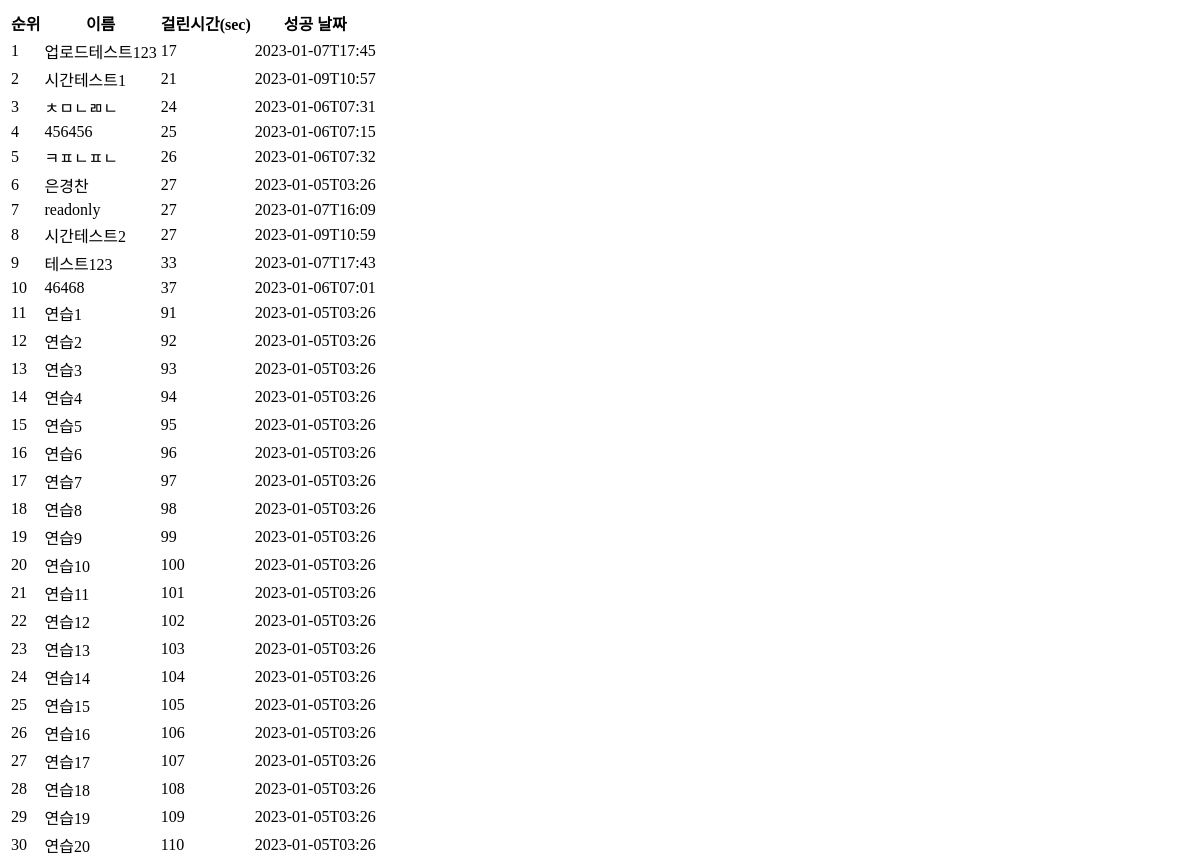
The app's page /puzzleRank/, older data.
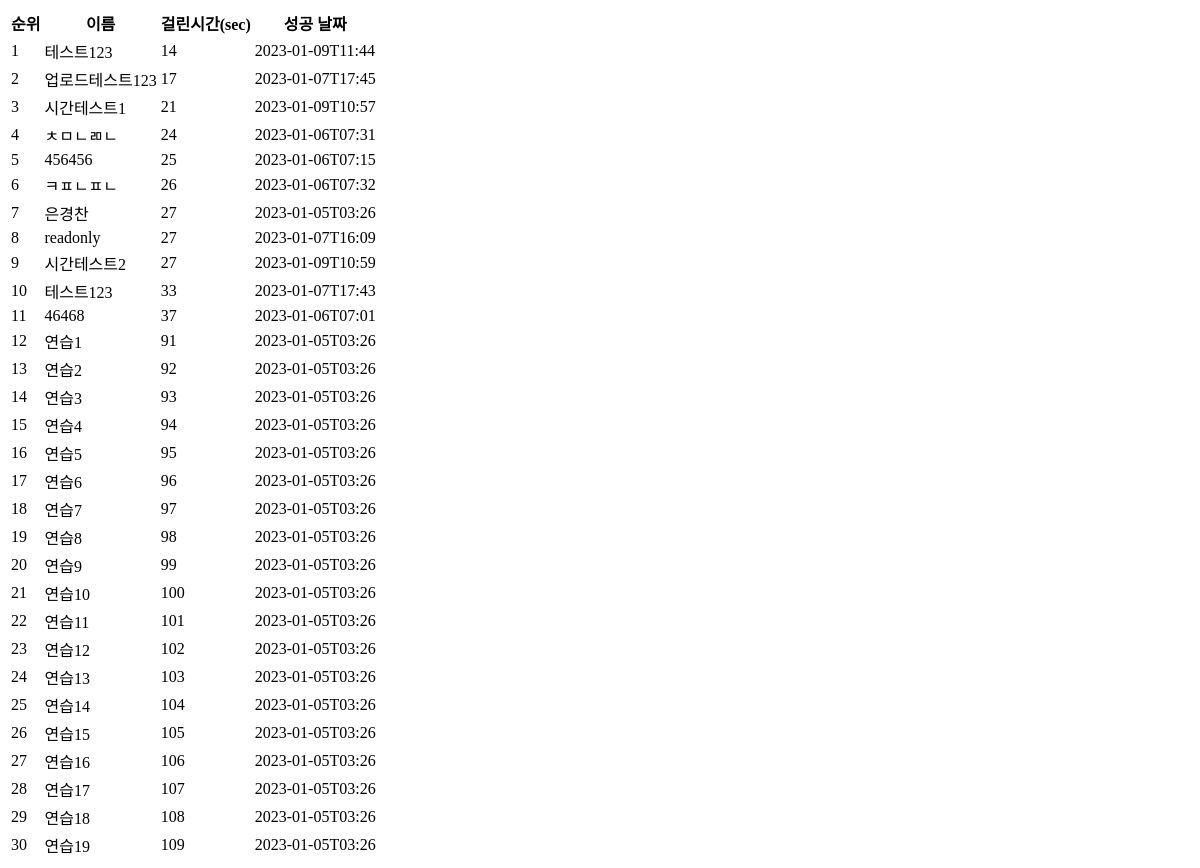
The same page, newer data.
### puzzleApp/models.py (models this page shows)
class Puzzle(models.Model):
    name = models.CharField(max_length=255)
    score = models.IntegerField()
    date = models.CharField(max_length=255)
    class Meta:
        db_table = 'Puzzle'

### mainApp/views.py (the view)
# urls.py: path("puzzleRank/", mainViews.puzzleRank, name="puzzleRank"),
def puzzleRank(request):
    puzzle = Puzzle.objects.all().order_by('score','date')
    page_info = {
        "startPage" : 1,
        "endPage" : 10,
        "underPageCount" : 10,
        "currentPage" : 1,
        "totalPage" : 0,
        "countPerPage" : 30,
    }
    page_info["currentPage"] = request.GET.get('page')
    if not page_info["currentPage"]:
        page_info["currentPage"] = 1
    else:
        page_info["currentPage"] = int(page_info["currentPage"])
        if page_info["currentPage"] <= 0:
            page_info["currentPage"] = 1
    page_info["totalPage"] = (puzzle.count() // page_info["countPerPage"]) + 1
    if (puzzle.count() % page_info["countPerPage"]) == 0:
        page_info["totalPage"] -= 1
    page_info["startPage"] = (page_info["currentPage"] // page_info["underPageCount"]) * page_info["underPageCount"] + 1
    page_info["endPage"] = page_info["startPage"] + page_info["underPageCount"] - 1
    if page_info["endPage"] > page_info["totalPage"]:
        page_info["endPage"] = page_info["totalPage"]
    pageRange = range(page_info["startPage"], page_info["endPage"]+1)
    paginator = Paginator(puzzle, page_info["countPerPage"])
    rankinfo_s = paginator.get_page(page_info["currentPage"])
    return render(request, 'mainApp/puzzle_rank.html', {"rankdata":rankinfo_s, "page_info":page_info, "pageRange":pageRange})

### mainApp/templates/mainApp/puzzle_rank.html
<table>
    <thead>
        <tr>
            <th>순위</th>
            <th>이름</th>
            <th>걸린시간(sec)</th>
            <th>성공 날짜</th>
        </tr>
    </thead>
    <tbody>
    {% for pu in rankdata %}
        <tr>
            <h3>
                <td>{{forloop.counter0|add:1}}</td>
                <td>{{pu.name}}</td>
                <td>{{pu.score}}</td>
                <td>{{pu.date}}</td>
            </h3>
        </tr>
        {% endfor %}
    </tbody>
</table>

Row changes from the older to the newer data that the page shows:
no longer on this page (row unchanged): Puzzle: name "연습20", score "110", date "2023-01-05T03:26"
added Puzzle: name "테스트123", score "14", date "2023-01-09T11:44"
